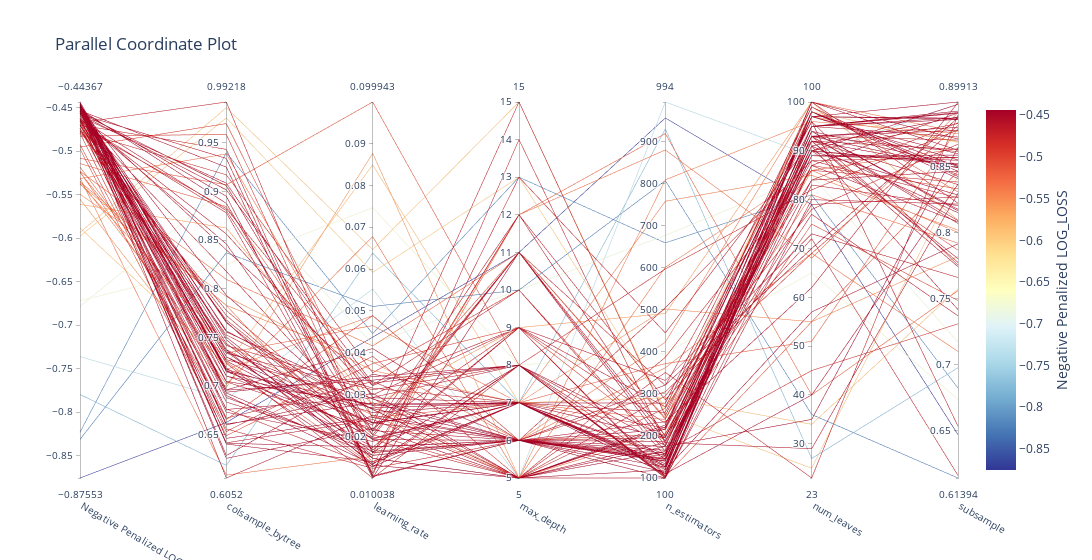

The notebook cell this image was saved under:
### Code cell
best_lgb_log_loss = ML_PIPELINE.tune(X_train_full, y_train_full, 
                          algorithm=lgb.LGBMClassifier, 
                          tune_metric='log_loss',
                          preprocessor=PreProcessor(
                              target_encode_cols=encoding_recommendations["target_encode_cols"],
                          ),
                          param_ranges=lgb_param_ranges,  
                          beta=1,
                          max_evals=100,
                          patience=10,  
                          n_startup_trials=10,
                          verbose=-1,
                          cv=3,
                          cv_variance_penalty=0.3,
                          log_best_model=False)
